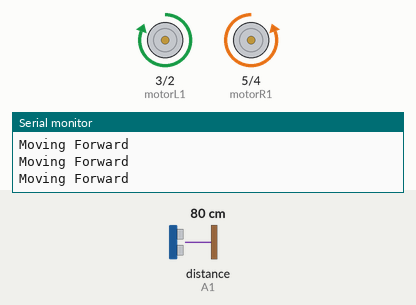
Simulated run of this sketch. Board: Arduino Uno, built with avr-gcc and run on an emulated ATmega328P. Parts: motor-driver pin pairs drawn as motors (green arrow = first pin HIGH = forward, orange = second pin HIGH = backward, longer = more drive), the last lines printed to the serial monitor. Wiring (inferred from the names in the program): ultrasonic range finder: trigger A2; echo A1. Inputs (shaded band) come from the test bench; at power-on: distance to the obstacle (sensor on A1) 80 cm. The echo pulse lasts 58.3 µs per cm.

Above: at 1.2 s.
1.3 s: distance to the obstacle (sensor on A1) set to 17 cm
4.3 s: distance to the obstacle (sensor on A1) set to 13 cm
At 5.5 s:
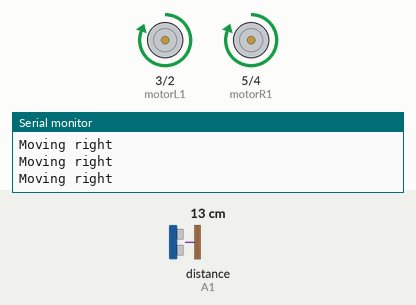
5.8 s: distance to the obstacle (sensor on A1) set to 120 cm
At 7.0 s:
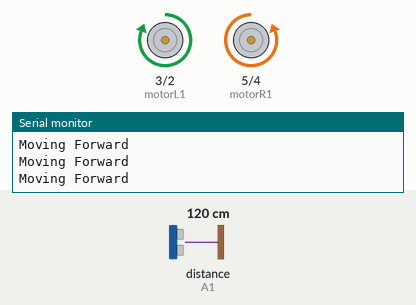
7.3 s: distance to the obstacle (sensor on A1) set to 2 cm
At 8.5 s:
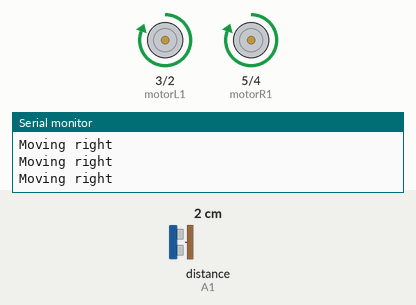
Timing chart, 0 to 9.8 s (numbered marks = the images above; inputs shaded):
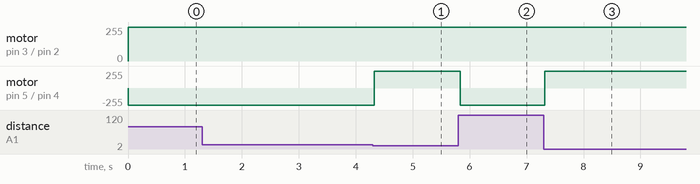

The sketch:

Obstacle_Avoider.ino
```cpp
int motorL1=3;
int motorL2=2;
int motorR1=5;
int motorR2=4;              // MOTOR DRIVER PINS TO DECIDE THE DIRECTION OF MOTORS

const int vcc = A3;
const int trig = A2;
const int echo = A1;
const int gnd = A0;

int duration;
int distance;             // VARIALBES TO STORE DATA

void setup()
{
    Serial.begin(9600);

    pinMode(motorL1,OUTPUT);
    pinMode(motorL2,OUTPUT);
    pinMode(motorR1,OUTPUT);
    pinMode(motorR2,OUTPUT);


    pinMode(echo,INPUT);
    pinMode(trig, OUTPUT);

    pinMode (vcc,OUTPUT);
    pinMode (gnd,OUTPUT);

    digitalWrite(vcc,HIGH);     // 5 Volts to Vcc of Sensor
    digitalWrite(gnd,LOW);      // grounding of gnd pin of sensor

    pinMode(echo,INPUT);
    pinMode(trig, OUTPUT);


}
void loop()
{

        digitalWrite(trig, LOW);    //sets trigger pin low
        delayMicroseconds(2);       // gives delay of 2us before setting trigger pin high

        digitalWrite(trig, HIGH);   // sets trigger pin high
        delayMicroseconds(10);      // keep trigger pin high for 10us

        digitalWrite(trig, LOW);

        duration = pulseIn(echo, HIGH);       // this function says to count the time from one
                                              // high of echo pin to successive high of same once
                                              // it gets the pulse signal

        distance = duration*0.034/2;

  // speed of sound = 340 m/s
  // implies 0.034 cm/us
  // distance = (speed * time) / 2

          if (distance < 15)
           { Serial.println("Moving right");
              fwd();
              //right();                            // function for right turn
              delay(500);
           }
           else

           { Serial.println("Moving Forward");
              right();
              //fwd();                              // function for forward movement
           }

}

void fwd()                                      // defigning function for forward movement

{
  digitalWrite(motorR1,HIGH);
  digitalWrite(motorR2,LOW);
  digitalWrite(motorL1,HIGH);
  digitalWrite(motorL2,LOW);

}
void bck()                                       // defigning function for backward movement
{
  digitalWrite(motorR1,LOW);
  digitalWrite(motorR2,HIGH);
  digitalWrite(motorL1,LOW);
  digitalWrite(motorL2,HIGH);

}
void left()                                     // defigning function for left turn
{
  digitalWrite(motorR1,HIGH);
  digitalWrite(motorR2,LOW);
  digitalWrite(motorL1,LOW);
  digitalWrite(motorL2,HIGH);

}

void right()                                    // defigning function for right turn
{
  digitalWrite(motorR1,LOW);
  digitalWrite(motorR2,HIGH);
  digitalWrite(motorL1,HIGH);
  digitalWrite(motorL2,LOW);

}

void nomove()                                    // defigning function for no movement
{
  digitalWrite(motorR1,LOW);
  digitalWrite(motorR2,LOW);
  digitalWrite(motorL1,LOW);
  digitalWrite(motorL2,LOW);
}
```

Measured:
- the behaviour switches between 16 and 15 cm on distance to the obstacle (sensor on A1) (found by bisection; images 0 and 1)
- after the input at 4.3 s, motor on pin 5 (motorR1) / pin 4 (motorR2): backward 255/255 → forward 255/255 at once
- after the input at 5.8 s, motor on pin 5 (motorR1) / pin 4 (motorR2): forward 255/255 → backward 255/255 at once
- after the input at 7.3 s, motor on pin 5 (motorR1) / pin 4 (motorR2): backward 255/255 → forward 255/255 at once
